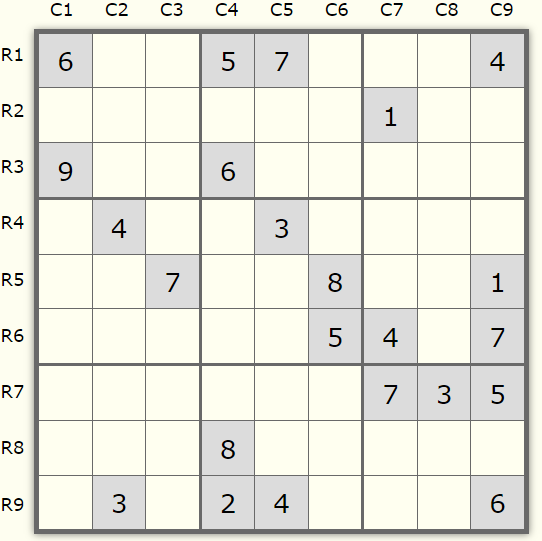
#> input picture examples/test5.png, 542 x 541 px
$ jupyter execute --allow-errors SudokuRecognizer.ipynb
#> lines starting #> are read from the running program, lines starting #| are printed output that depends on the picture; after the words box and inside, x2 and y2 are one past the last pixel; in counts of white or black regions, pixels touching at a corner belong together
[cell 1]
from imutils.perspective import four_point_transform
from skimage.segmentation import clear_border
import numpy as np
import pytesseract
import imutils
import shutil
import math
import cv2
import os


class Sudonizer():


    def recognizeSudoku(self, image_path):
#> called with image_path = 'examples/test5.png'
        img = cv2.imread(image_path)
#> img is the input picture: shape (541, 542, 3); mean B, G, R 221.6, 231.9, 231.9
        height, width = img.shape[:2]
#> height = 541; width = 542
        self.saveImg(img, 'original image', image_path)
        puzzle, warped = self.find_puzzle(img)
        self.saveImg(puzzle, 'puzzle', image_path)
        squaredImg = self.squareImage(puzzle)
        self.saveImg(squaredImg, 'Squared Image', image_path)
        cellsImages = self.getCellsAsImages(squaredImg)
        self.saveCells(cellsImages, image_path)
        sudokuValues = self.recognize(cellsImages)
        return sudokuValues


    def find_puzzle(self, image):
        # image pre-processing
        gray = cv2.cvtColor(image, cv2.COLOR_BGR2GRAY)
        blurred = cv2.GaussianBlur(gray, (7, 7), 3)
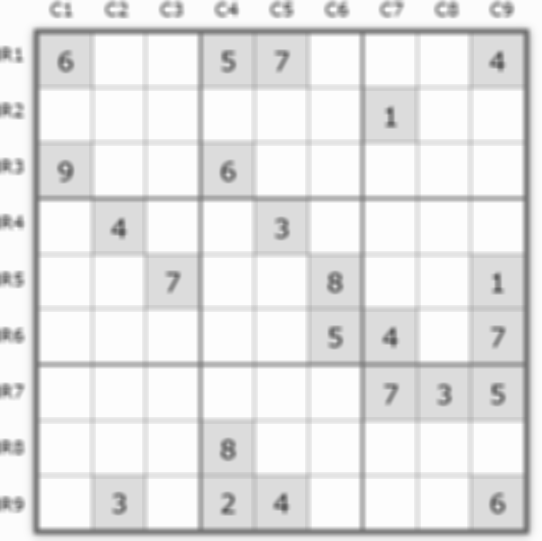
#> blurred: shape (541, 542); min 90, max 253, mean 230.5
        thresh = cv2.adaptiveThreshold(blurred, 255,
            cv2.ADAPTIVE_THRESH_GAUSSIAN_C, cv2.THRESH_BINARY, 11, 2)
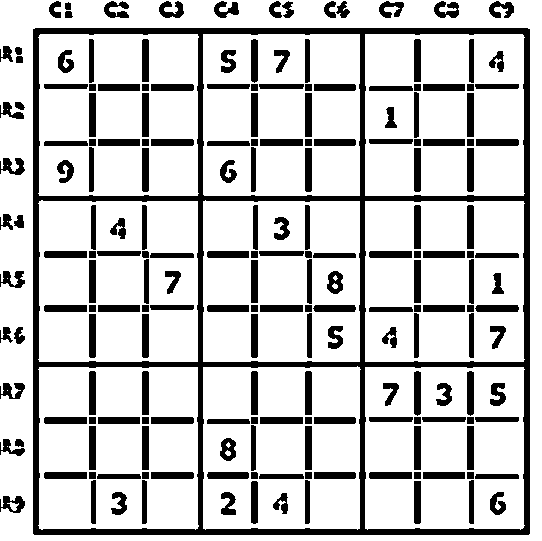
#> thresh: shape (541, 542); 78.9% white; 196 black regions, largest, box (x1, y1, x2, y2) and area: (33, 28, 530, 535) 21959, (89, 93, 96, 137) 308, (142, 93, 149, 137) 308
        thresh = cv2.bitwise_not(thresh)
#> thresh: shape (541, 542); 21.1% white; 196 white regions

        # get the external contours and sort them from big to small
        cnts = cv2.findContours(thresh.copy(), cv2.RETR_EXTERNAL,
            cv2.CHAIN_APPROX_SIMPLE)
#> cnts = 29 contours; largest, box (x1, y1, x2, y2) and area: (33, 28, 530, 535) 250972, (0, 496, 25, 513) 246, (434, 1, 459, 18) 211, (159, 1, 184, 18) 210, (489, 1, 514, 18) 205
        cnts = imutils.grab_contours(cnts)
        cnts = sorted(cnts, key=cv2.contourArea, reverse=True)
        puzzleCnt = None
        # assume the image itself is the puzzle
        puzzle = image
        warped = gray
        # loop through contours ordered by size until you found contour with 4 corners,
        # if found then we going to break the loop any ways
        # check  bigger than 50% of the picture, otherwize the image is the puzzly
        for c in cnts:
            height, width = image.shape[:2]
            imgPeri = 2 * width + 2 * height
            contourPeri = cv2.arcLength(c, True)
            contourApprox = cv2.approxPolyDP(c, 0.02 * contourPeri, True)
            if len(contourApprox) == 4:
                contourSizeToImageZiseRatio = ((contourPeri / imgPeri) * 100)
                # sudoku puzzle should not be smaller than 50% of the image
                differenceThreshold = 50
                if(contourSizeToImageZiseRatio >= differenceThreshold):
                    newImg = image.copy()
                    cv2.drawContours(newImg, c, -1, (0, 255, 0), 2)
                    puzzle = four_point_transform(image, contourApprox.reshape(4, 2))
#                     h, w = puzzle.shape[:2]
#                     # remove edges
#                     puzzle = puzzle[5:h-5, 6:w-6]
                    warped = four_point_transform(gray, contourApprox.reshape(4, 2))
            break
#> this loop made 1 pass
#> (height, width, imgPeri, contourPeri, contourApprox, contourSizeToImageZiseRatio, differenceThreshold) on pass 1: (541, 542, 2166, 2001.7, [[33, 29], [33, 533], [528, 534], [529, 29]], 92.41, 50)
#> pass 1, in find_puzzle, `puzzle = four_point_transform(image, contourApprox.reshape(4, 2))`:
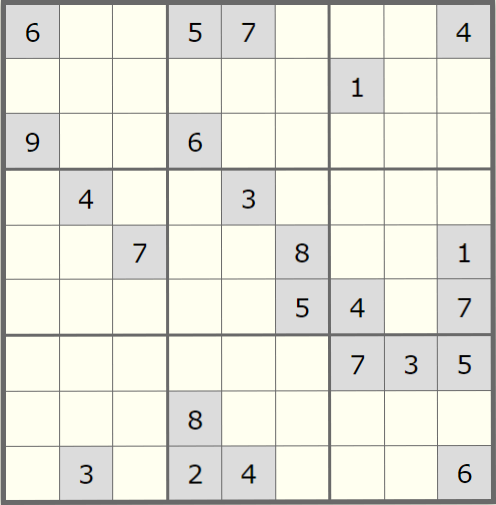
#> puzzle: shape (505, 496, 3); mean B, G, R 221.3, 231.2, 231.2

        return (puzzle, warped)

    def squareImage(self, img):
        # Get the dimensions of the input image
        h, w = img.shape[:2]
#> h = 505; w = 496
        # Determine the dimension for making it square
        dim = max(h, w)
#> dim = 505
        # Resize and stretch the image to fit the square shape with distortion
        stretched_img = cv2.resize(img, (dim, dim))
        return stretched_img

    def getCellsAsImages(self, img, num_of_rows=9, num_of_cols=9):
        # get the width and height for the image
#> called with num_of_rows = 9, num_of_cols = 9
        height, width = img.shape[:2]
#> height = 505; width = 505

        part_height = height // num_of_rows
#> part_height = 56
        part_width = width // num_of_cols
#> part_width = 56

        # split each row individually, then for each row split its cells
        cells = {}
        for row_num in range(num_of_cols):
            start_y = row_num * part_height
            end_y = (row_num + 1) * part_height
            row = img[start_y : end_y, :]
            for col_num in range(num_of_rows):
                start_x = col_num * part_width
                end_x = (col_num + 1) * part_width
                cellImg = row[ : , start_x : end_x]

                cellName = str(row_num) + str(col_num)
                cellImg = cv2.fastNlMeansDenoisingColored(cellImg, None, 10, 10, 7, 21)
                cellImg = cv2.cvtColor(cellImg, cv2.COLOR_BGR2GRAY)

                cellImg = cv2.resize(cellImg, (300, 300))
                cellImg = cellImg[40:260, 40:260]

                cells[cellName] = cellImg
#> this loop made 9 passes
#> pass 1, in getCellsAsImages, `row = img[start_y : end_y, :]`:
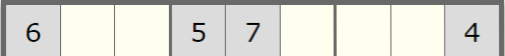
#> row: shape (56, 505, 3); mean B, G, R 211.9, 219.2, 219.2
#> pass 2, in getCellsAsImages, `row = img[start_y : end_y, :]`:
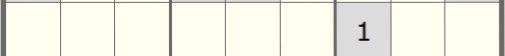
#> row: shape (56, 505, 3); mean B, G, R 228.7, 241, 241
#> pass 3, in getCellsAsImages, `row = img[start_y : end_y, :]`:
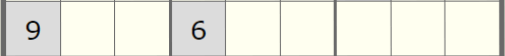
#> row: shape (56, 505, 3); mean B, G, R 225, 235.9, 235.9
#> after the loop, cells = 81 items

        return cells


    def saveCells(self, cells, image_path):
#> called with image_path = 'examples/test5.png'
        cells_path = './processed-images/cells/'
        # Remove the directory and its contents, then recreate it again
        if os.path.exists(cells_path):
            shutil.rmtree(cells_path)
        os.makedirs(cells_path)

        extension = image_path.split(".")[-1]
        for cellName in cells:
            cv2.imwrite(cells_path+cellName+'.'+extension, cells[cellName])
#> this loop made 81 passes
#> cellName on passes 1 to 12: '00', '01', '02', '03', '04', '05', '06', '07', '08', '10', '11', '12'
#> pass 1, in saveCells, `cv2.imwrite(cells_path+cellName+'.'+extension, cells[cellName])`:
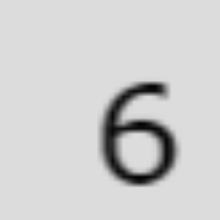
#> saved as 00.png: shape (220, 220); min 2, max 220, mean 207.1
        cv2.waitKey(0)
        cv2.destroyAllWindows()

    def saveImg(self, img, imgName,image_path, path='./processed-images/'):
        if os.path.exists(path):
            shutil.rmtree(path)
        os.makedirs(path)

        extension = image_path.split(".")[-1]
        cv2.imwrite(path+imgName+'.'+extension, img)
        cv2.waitKey(0)
        cv2.destroyAllWindows()

    def recognize(self, imgs):
        sudokuValues = {}
        for imgName in imgs:
            cellVal = pytesseract.image_to_string(imgs[imgName], config='--oem 3 --psm 6 -c tessedit_char_whitelist=123456789')
            recognized_number = [int(token) for token in cellVal.split() if token.isdigit()]
            sudokuValues[imgName] = None if not any(recognized_number) else recognized_number[0]
#> this loop made 1 pass
#> after the loop, sudokuValues = 0 items
#             sudokuValues[imgName] = recognized_number

        return  sudokuValues

$ run again, with examples/test1.png copied over examples/test5.png
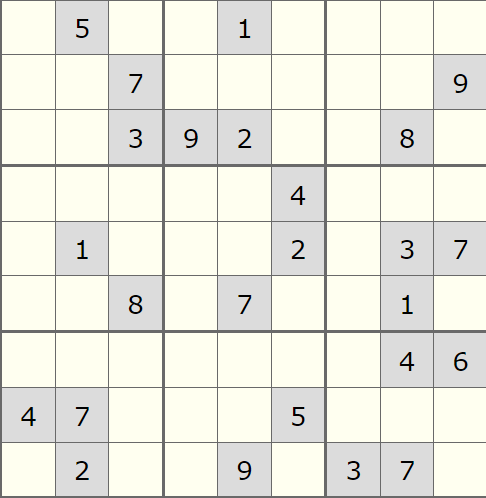
#> input picture examples/test1.png, 486 x 498 px
#> in recognizeSudoku, img is the input picture: shape (498, 486, 3); mean B, G, R 224.5, 234.3, 234.3
#> in find_puzzle, `thresh = cv2.adaptiveThreshold(blurred, 255, cv2.ADAPTIVE_THRESH_GAUSS..`:
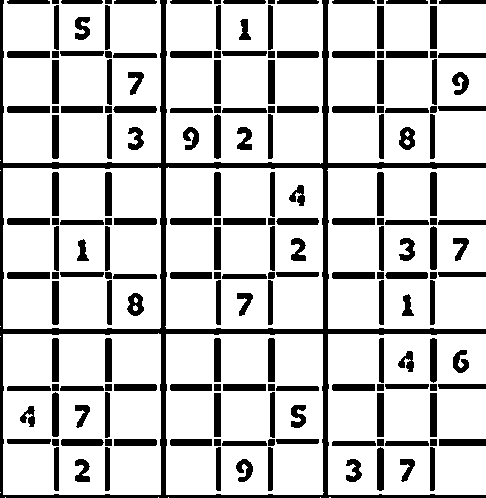
#> thresh: shape (498, 486); 79.5% white; 185 black regions, largest, box (x1, y1, x2, y2) and area: (0, 0, 486, 498) 12957, (439, 439, 486, 446) 329, (52, 60, 59, 104) 308
#> cnts = 111 contours, 6 with area under 20; largest, box (x1, y1, x2, y2) and area: (0, 0, 486, 498) 112587, (439, 439, 486, 446) 276, (399, 127, 415, 150) 262, (430, 393, 437, 437) 258, (377, 393, 384, 437) 258
#> the loop in find_puzzle, `for c in cnts:` made 1 pass
#> (height, width, imgPeri, contourPeri) on pass 1: (498, 486, 1968, 3282.9)
#> after the loop in getCellsAsImages, `for row_num in range(num_of_cols):`: cells = 81 items
#> the loop in saveCells, `for cellName in cells:` made 81 passes
#> cellName on passes 1 to 8: '00', '01', '02', '03', '04', '05', '06', '07'
#> pass 2, in saveCells, `cv2.imwrite(cells_path+cellName+'.'+extension, cells[cellName])`:
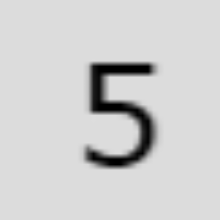
#> saved as 01.png: shape (220, 220); min 0, max 221, mean 207.4
#> the loop in recognize, `for imgName in imgs:` made 1 pass
#> after the loop in recognize, `for imgName in imgs:`: sudokuValues = 0 items

$ run again, with examples/test2.png copied over examples/test5.png
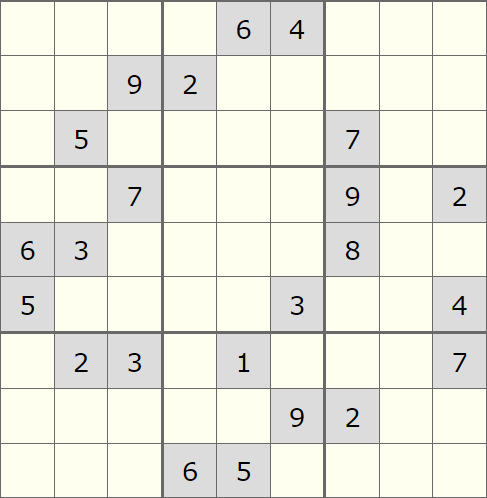
#> input picture examples/test2.png, 487 x 498 px
#> in recognizeSudoku, img is the input picture: shape (498, 487, 3); mean B, G, R 225, 235.1, 235.1
#> in find_puzzle, `thresh = cv2.adaptiveThreshold(blurred, 255, cv2.ADAPTIVE_THRESH_GAUSS..`:
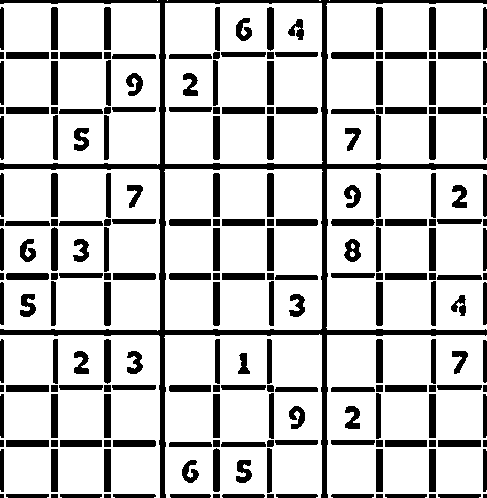
#> thresh: shape (498, 487); 78.6% white; 215 black regions (2 under 20 px), largest, box (x1, y1, x2, y2) and area: (0, 0, 487, 498) 11492, (51, 61, 58, 105) 308, (267, 61, 274, 105) 308
#> cnts = 179 contours, 20 with area under 20; largest, box (x1, y1, x2, y2) and area: (0, 0, 487, 498) 60180, (344, 239, 361, 262) 264, (429, 394, 436, 438) 258, (213, 394, 220, 438) 258, (104, 394, 111, 438) 258
#> the loop in find_puzzle, `for c in cnts:` made 1 pass
#> (height, width, imgPeri, contourPeri) on pass 1: (498, 487, 1970, 3617.9)
#> the loop in getCellsAsImages, `for row_num in range(num_of_cols):` made 9 passes
#> pass 3, in getCellsAsImages, `row = img[start_y : end_y, :]`:
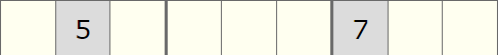
#> row: shape (55, 498, 3); mean B, G, R 228.2, 239.4, 239.4
#> after the loop in getCellsAsImages, `for row_num in range(num_of_cols):`: cells = 81 items
#> the loop in saveCells, `for cellName in cells:` made 81 passes
#> cellName on passes 1 to 8: '00', '01', '02', '03', '04', '05', '06', '07'
#> the loop in recognize, `for imgName in imgs:` made 1 pass
#> after the loop in recognize, `for imgName in imgs:`: sudokuValues = 0 items

$ run again, with examples/test3.png copied over examples/test5.png
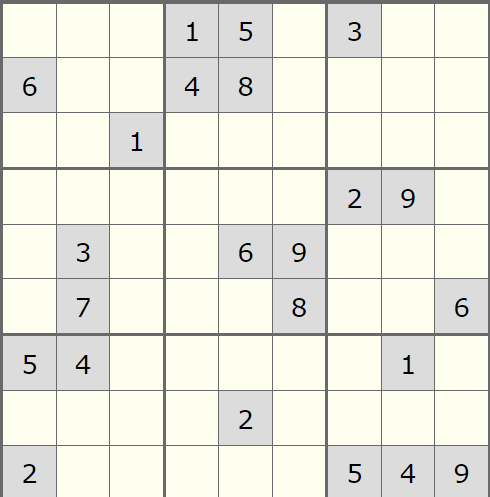
#> input picture examples/test3.png, 490 x 497 px
#> in recognizeSudoku, img is the input picture: shape (497, 490, 3); mean B, G, R 224, 234.1, 234.1
#> cnts = 57 contours; largest, box (x1, y1, x2, y2) and area: (0, 0, 490, 497) 166323, (269, 451, 276, 497) 270, (215, 451, 222, 497) 270, (106, 451, 113, 497) 270, (431, 450, 438, 497) 270
#> the loop in find_puzzle, `for c in cnts:` made 1 pass
#> (height, width, imgPeri, contourPeri) on pass 1: (497, 490, 1974, 2948)
#> the loop in getCellsAsImages, `for row_num in range(num_of_cols):` made 9 passes
#> pass 3, in getCellsAsImages, `row = img[start_y : end_y, :]`:
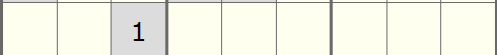
#> row: shape (55, 497, 3); mean B, G, R 230.1, 242.6, 242.6
#> after the loop in getCellsAsImages, `for row_num in range(num_of_cols):`: cells = 81 items
#> the loop in saveCells, `for cellName in cells:` made 81 passes
#> cellName on passes 1 to 8: '00', '01', '02', '03', '04', '05', '06', '07'
#> the loop in recognize, `for imgName in imgs:` made 1 pass
#> after the loop in recognize, `for imgName in imgs:`: sudokuValues = 0 items
